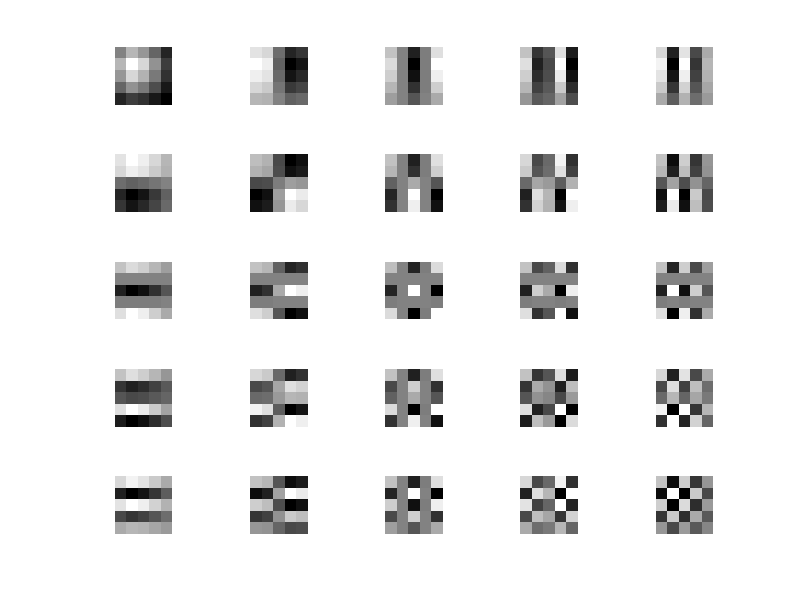

Write the MATLAB code that produced this figure.
clc;
clear all;
close all;
n=input('Enter the value of n: ');
p=1;
A=zeros(n,n);
for i=1:n
    for j=1:n
         if j==1
             a=1/sqrt(n);
         else
             a=sqrt(2/n);
         end
         
         A(i,j)=a*cos((pi*(2*(i-1)+1)*(j-1))/(2*n));
         
    end
end
A=A';
% disp(A);
for i=1:n
    for j=1:n
        B=A(:,i)* A(:,j)';
        subplot(n,n,p);
        imshow(B,[]);
        p=p+1;
    end
end


        
    